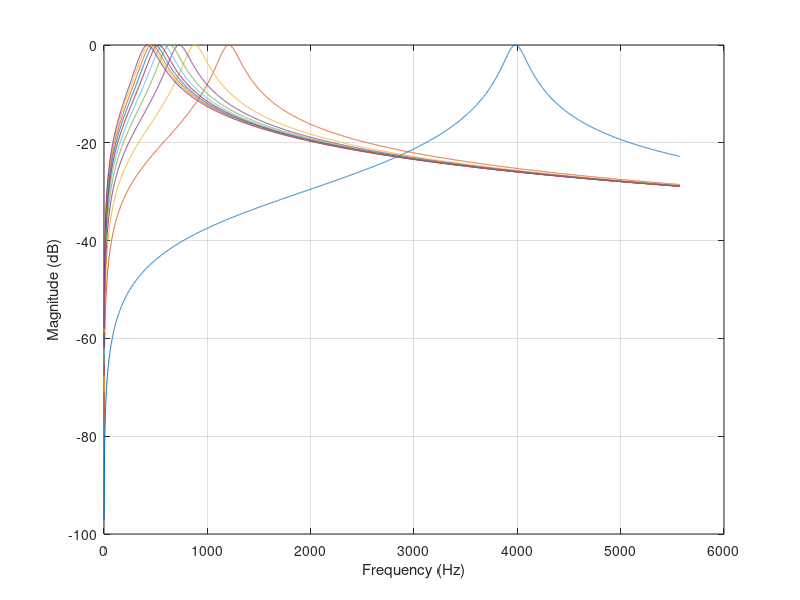
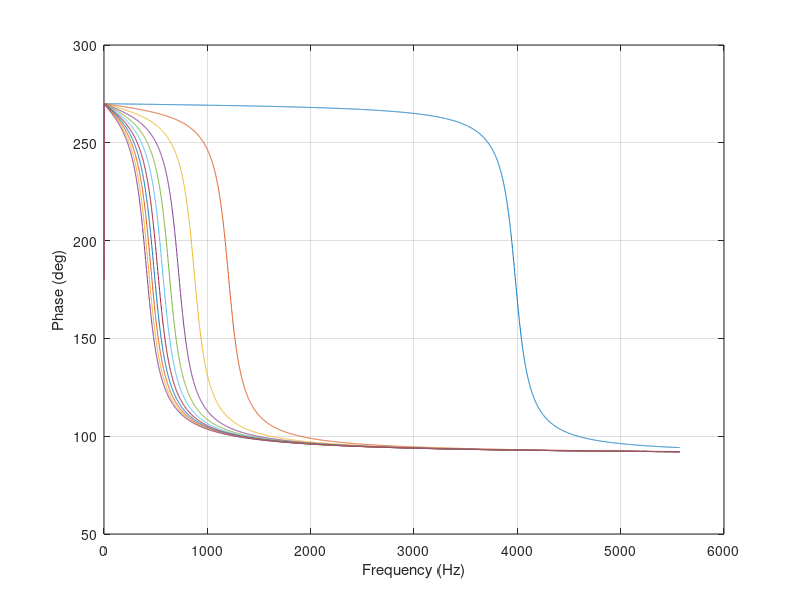

The MATLAB source for these figures, in order:
clear variables; clc; close all;

% Task 1
a = 0;                
b = 35000;                
n = 5001;                %  Number of frequency points
w = linspace(a,b,n)';    %  Define the frequency range
s = 1j*w;


R = 80e3;
C = 10e-9;

%% Plot 1 - Magnitude Plot
for Rp = 0:1000:10000

    Giw_1 = -C*R*(Rp+100)*s./( (C^2)*(R^2)*(Rp+100)*s.^2 + C*R*(Rp+100)*s +(R+Rp+100)/2 );        %  FRF – use ‘.’ operators
    magGiw_1 = abs(Giw_1);       %  FRF magnitude
    MdB_1 = 20*log10(magGiw_1);  %  Magnitude in dB
    phaseGiw_1 = unwrap(angle(Giw_1))*180/pi;  %  FRF phase in degrees.  Unwrap prevents jumps
                                           %  around the unit circle.
    
    
    % set(gcf,'Position',[50 50 1300 750])
    % set(gcf, 'color', 'w')
    % subplot(211)             %  Create a subplot figure
    plot(w/(2*pi),MdB_1)          %  Bode magnitude plot
    hold on
    grid on
    xlabel('Frequency (Hz)')
    ylabel('Magnitude (dB)')
end

%% Plot 2 - Phase Plot
figure
for Rp = 0:1000:10000

    Giw_1 = -C*R*(Rp+100)*s./( (C^2)*(R^2)*(Rp+100)*s.^2 + C*R*(Rp+100)*s +(R+Rp+100)/2 );        %  FRF – use ‘.’ operators
    magGiw_1 = abs(Giw_1);       %  FRF magnitude
    MdB_1 = 20*log10(magGiw_1);  %  Magnitude in dB
    phaseGiw_1 = unwrap(angle(Giw_1))*180/pi;  %  FRF phase in degrees.  Unwrap prevents jumps
                                           %  around the unit circle.
    
    
    % set(gcf,'Position',[50 50 1300 750])
    % set(gcf, 'color', 'w')
    % subplot(211)             %  Create a subplot figure
    plot(w/(2*pi),phaseGiw_1)     %  Bode phase plot
    hold on
    grid on
    xlabel('Frequency (Hz)')
    ylabel('Phase (deg)')	
end